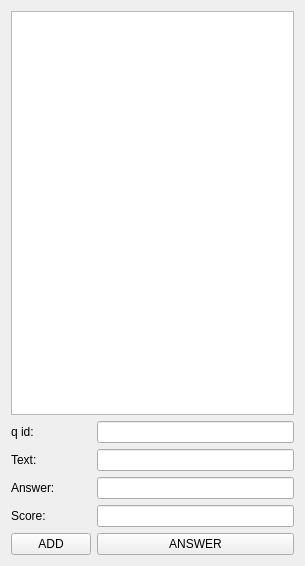
<?xml version="1.0" encoding="UTF-8"?>
<ui version="4.0">
 <class>Controller</class>
 <widget class="QWidget" name="Controller">
  <property name="geometry">
   <rect>
    <x>0</x>
    <y>0</y>
    <width>305</width>
    <height>566</height>
   </rect>
  </property>
  <property name="windowTitle">
   <string>Controller</string>
  </property>
  <layout class="QGridLayout" name="gridLayout_2">
   <item row="0" column="0">
    <layout class="QGridLayout" name="gridLayout">
     <item row="0" column="0" colspan="2">
      <widget class="QListWidget" name="listWidget"/>
     </item>
     <item row="1" column="0">
      <widget class="QLabel" name="label">
       <property name="text">
        <string>q id:</string>
       </property>
      </widget>
     </item>
     <item row="1" column="1">
      <widget class="QLineEdit" name="idEdit"/>
     </item>
     <item row="2" column="0">
      <widget class="QLabel" name="label_2">
       <property name="text">
        <string>Text:</string>
       </property>
      </widget>
     </item>
     <item row="2" column="1">
      <widget class="QLineEdit" name="textEdit"/>
     </item>
     <item row="3" column="0">
      <widget class="QLabel" name="label_3">
       <property name="text">
        <string>Answer:</string>
       </property>
      </widget>
     </item>
     <item row="3" column="1">
      <widget class="QLineEdit" name="answerEdit"/>
     </item>
     <item row="4" column="0">
      <widget class="QLabel" name="label_4">
       <property name="text">
        <string>Score:</string>
       </property>
      </widget>
     </item>
     <item row="4" column="1">
      <widget class="QLineEdit" name="scoreEdit"/>
     </item>
     <item row="5" column="0">
      <widget class="QPushButton" name="addButton">
       <property name="text">
        <string>ADD</string>
       </property>
      </widget>
     </item>
     <item row="5" column="1">
      <widget class="QPushButton" name="answerButton">
       <property name="text">
        <string>ANSWER</string>
       </property>
      </widget>
     </item>
    </layout>
   </item>
  </layout>
 </widget>
 <layoutdefault spacing="6" margin="11"/>
 <resources/>
 <connections/>
</ui>
